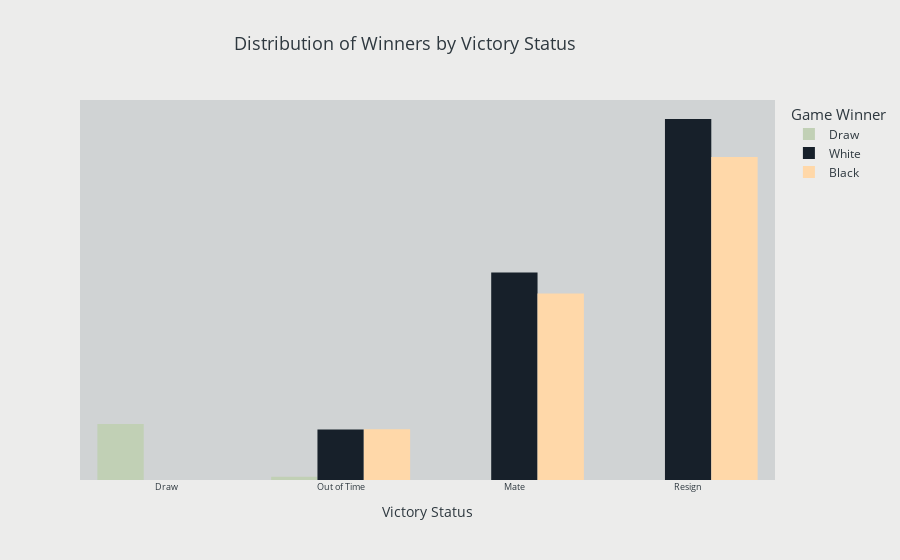

Notebook code cell kept with this figure:
### Markdown cell above
<div style="background-color:#F9FBE7; font-weight:bold; color:black; text-align:center">What is the most frequent victory status?</div>

### Code cell
sns.set_style("whitegrid")
fig = px.histogram(df_train, x="victory_status", color="winner", barmode="group",
                   title="Distribution of Winners by Victory Status",
                   color_discrete_sequence=["#C1D0B5", "#17202A", "#FFD8A9"],
                   labels={"victory_status": "Victory Status", "winner": "Winner"})
fig.update_layout(
    title_font_color="#2E383F", paper_bgcolor="#ECECEB", title_font_size=18, title_x=0.45, font_color="#2E383F",
    plot_bgcolor="#D0D3D4", legend_title_font_size=15, legend_title_font_color="#2E383F",
    legend_title_text="Game Winner")
fig.update_yaxes(showgrid=False, visible=False, title="Count")
fig.update_xaxes(tickfont_size=9)
fig.show()

### Figure 1 — Plotly figure (JSON) as saved in the notebook; plotly's stock layout.template omitted (floating-point values rounded to 4 significant figures; data arrays with more than 128 entries replaced by an {"elided": "..."} marker saying what was removed)
{"data": [{"alignmentgroup": "True", "bingroup": "x", "hovertemplate": "Winner=Draw<br>Victory Status=%{x}<br>count=%{y}<extra></extra>", "legendgroup": "Draw", "marker": {"color": "#C1D0B5", "pattern": {"shape": ""}}, "name": "Draw", "offsetgroup": "Draw", "orientation": "v", "showlegend": true, "type": "histogram", "x": {"elided": "720 str values"}, "xaxis": "x", "yaxis": "y"}, {"alignmentgroup": "True", "bingroup": "x", "hovertemplate": "Winner=White<br>Victory Status=%{x}<br>count=%{y}<extra></extra>", "legendgroup": "White", "marker": {"color": "#17202A", "pattern": {"shape": ""}}, "name": "White", "offsetgroup": "White", "orientation": "v", "showlegend": true, "type": "histogram", "x": {"elided": "7518 str values"}, "xaxis": "x", "yaxis": "y"}, {"alignmentgroup": "True", "bingroup": "x", "hovertemplate": "Winner=Black<br>Victory Status=%{x}<br>count=%{y}<extra></extra>", "legendgroup": "Black", "marker": {"color": "#FFD8A9", "pattern": {"shape": ""}}, "name": "Black", "offsetgroup": "Black", "orientation": "v", "showlegend": true, "type": "histogram", "x": {"elided": "6805 str values"}, "xaxis": "x", "yaxis": "y"}], "layout": {"barmode": "group", "font": {"color": "#2E383F"}, "legend": {"title": {"font": {"color": "#2E383F", "size": 15}, "text": "Game Winner"}, "tracegroupgap": 0}, "paper_bgcolor": "#ECECEB", "plot_bgcolor": "#D0D3D4", "title": {"font": {"color": "#2E383F", "size": 18}, "text": "Distribution of Winners by Victory Status", "x": 0.45}, "xaxis": {"anchor": "y", "domain": [0, 1], "tickfont": {"size": 9}, "title": {"text": "Victory Status"}}, "yaxis": {"anchor": "x", "domain": [0, 1], "showgrid": false, "title": {"text": "Count"}, "visible": false}}}
